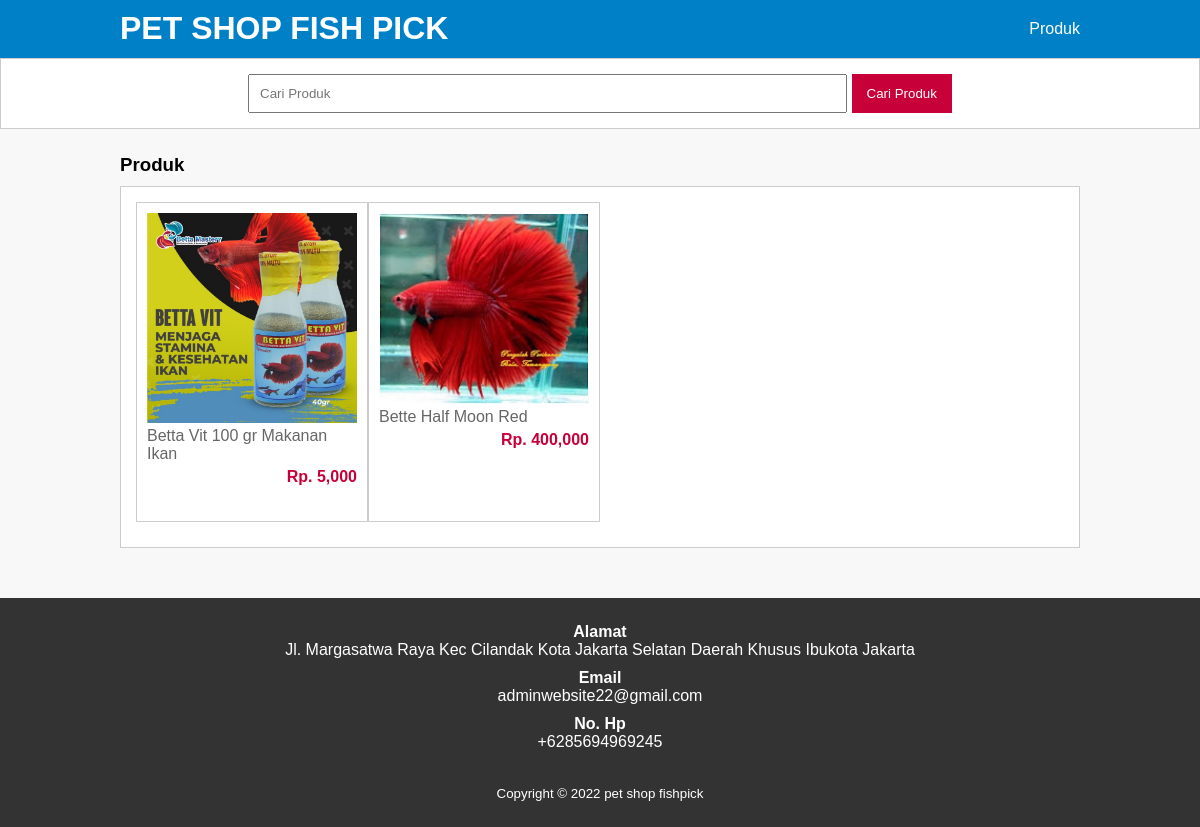
/produk.php, run on the app's committed database.
### tables this page shows
CREATE TABLE `tb_product` (
  `product_id` int(11) NOT NULL,
  `category_id` int(11) NOT NULL,
  `product_name` varchar(100) NOT NULL,
  `product_price` int(11) NOT NULL,
  `product_description` text NOT NULL,
  `product_image` varchar(100) NOT NULL,
  `product_status` tinyint(1) NOT NULL,
  `data_created` timestamp NOT NULL DEFAULT CURRENT_TIMESTAMP
);

### produk.php (the view, shortened to what this page needs)
<?php
	include 'db.php';
	$kontak = mysqli_query($conn, "SELECT admin_telp, admin_email, admin_address FROM tb_admin WHERE admin_id = 1");
	$a = mysqli_fetch_object($kontak);
?>
<!DOCTYPE html>
<html>
<head>
	<link rel="stylesheet" type="text/css" href="css/style.css">
</head>
<body>
	<header>
		<div class="container">
			<h1><a href="index.php">PET SHOP FISH PICK</a></h1>
			<ul>
				<li><a href="produk.php">Produk</a></li>
			</ul>
		</div>
	</header>
	<div class="search">
		<div class="container">
			<form action="produk.php">
				<input type="text" name="search" placeholder="Cari Produk" value="<?php echo $_GET['search'] ?>">
				<input type="submit" name="cari" value="Cari Produk">
			</form>
		</div>
	</div>
	<div class="section">
		<div class="container">
			<h3>Produk</h3>
			<div class="box">
				<?php
					$produk = mysqli_query($conn, "SELECT * FROM tb_product WHERE product_status = 1 $where ORDER BY product_id DESC");
					if(mysqli_num_rows($produk) > 0){
						while($p = mysqli_fetch_array($produk)){
				?>
					<a href="detail-produk.php?id=<?php echo $p['product_id'] ?>">
						<div class="col-4">
							<img src="produk/<?php echo $p['product_image'] ?>">
							<p class="nama"><?php echo substr($p['product_name'], 0, 30) ?></p>
							<p class="harga">Rp. <?php echo number_format($p['product_price']) ?></p>
						</div>
					</a>
				<?php }}else{ ?>
					<p>Produk tidak ada</p>
				<?php } ?>
			</div>
		</div>
	</div>
	<div class="footer">
		<div class="container">
			<h4>Alamat</h4>
			<p><?php echo $a->admin_address ?></p>
			<h4>Email</h4>
			<p><?php echo $a->admin_email ?></p>
			<h4>No. Hp</h4>
			<p><?php echo $a->admin_telp ?></p>
			<small>Copyright &copy; 2022 pet shop fishpick </small>
		</div>
	</div>
</body>
</html>

### css/style.css (style rules this page uses)
* { padding: 0; margin: 0; font-family: sans-serif; }
body { background-color: #f8f8f8; }
a { color: inherit; text-decoration: none; }
header { background-color: #0081c7; color: #fff; }
header h1 { float: left; padding: 10px 0; }
header ul { float: right; }
header ul li { display: inline-block; }
header ul li a { padding: 20px 0 20px 15px; display: inline-block; }
.container { width: 80%; margin: 0 auto; }
.container:after { content: ''; display: block; clear: both; }
.section { padding: 25px 0; }
.box { background-color: #fff; border: 1px solid #ccc; padding: 15px; box-sizing: border-box; margin: 10px 0 25px 0; }
.box:after { content: ''; display: block; clear: both; }
.search { padding: 15px 0; background-color: #fff; border: 1px solid #ccc; text-align: center; }
.search input[type=text] { width: 60%; padding: 10px; }
.search input[type=submit] { padding: 12px 15px; background-color: #C70039; color: #fff; border: none; cursor: pointer; }
.col-4 { width: 25%; height: 320px; border: 1px solid #ccc; float: left; padding: 10px; box-sizing: border-box; margin-bottom: 10px; }
.col-4 img { width: 100%; }
.col-4 .nama { color: #666; margin-bottom: 5px; }
.col-4 .harga { font-weight: bold; color: #C70039; float: right; }
.footer { padding: 25px 0; background-color: #333; color: #fff; text-align: center; }
.footer p { margin-bottom: 10px; }
.footer small { margin-top: 25px; display: inline-block; }

### data on the page
tb_product: product_image (picture), product_name "Betta Vit 100 gr Makanan Ikan", product_price "5,000"
tb_product: product_image (picture), product_name "Bette Half Moon Red", product_price "400,000"

### other printed values
$a->admin_address "Jl. Margasatwa Raya Kec Cilandak Kota Jakarta Selatan Daerah Khusus Ibukota Jakarta"
$a->admin_email "adminwebsite22@gmail.com"
$a->admin_telp "+6285694969245"
